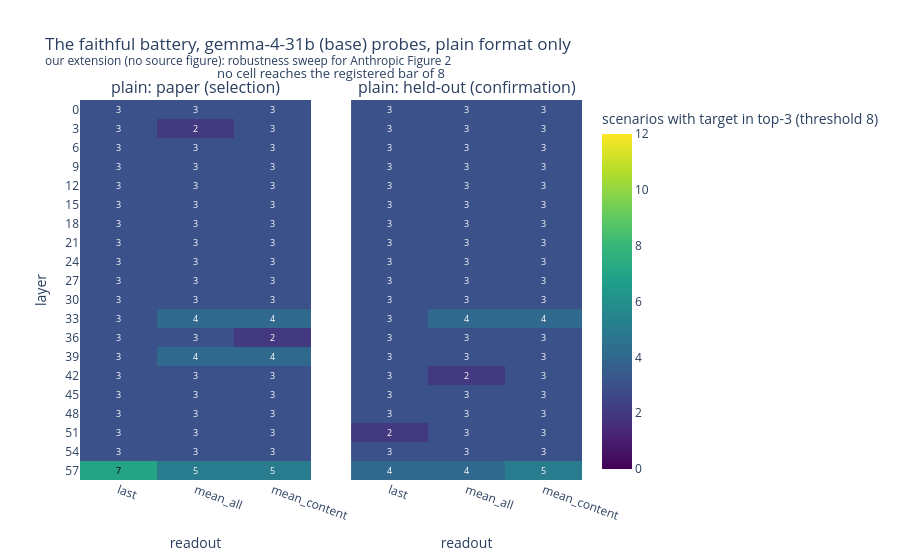

The notebook cell this image was saved under:
### Code cell
# this cell scores the base-model sweep the same way (plain format only) and draws its grid
base_bundle = np.load(ROOT / "results/emotion_vectors/emotion_means.npz", allow_pickle=True)
base_emotions = list(map(str, base_bundle["emotions"]))
base_means = base_bundle["means"].astype(np.float32)
base_sweep = np.load(ROOT / "results/probe_sweep/activations.npz", allow_pickle=True)
base_formats = list(map(str, base_sweep["formats"]))
base_prompts = [json.loads(l) for l in open(ROOT / "results/probe_sweep/prompts.jsonl")]
base_batteries = {
    k: [i for i, p in enumerate(base_prompts) if p["kind"] == k] for k in ("scenario", "heldout")
}
base_probe_idx = [base_emotions.index(t) for t in probe_order]
assert list(base_sweep["layers"]) == layers
assert base_formats == ["plain"], "base model has no chat template; plain format only"


def base_top3(kind, readout, lp):
    """Same scorer, base probes on base activations, centered on the base 171."""
    acts = base_sweep[f"plain_{readout}"].astype(np.float32)
    A = np.stack([acts[i, lp] for i in base_batteries[kind]])
    count, M = score_battery(
        base_means[base_probe_idx, lp, :],
        A,
        center_pool=base_means[:, lp, :],  # sweep convention: center on all 171
    )
    return count


base_grids = {
    kind: np.array([[base_top3(kind, r, lp) for r in READOUTS] for lp in range(len(layers))])
    for kind in ("scenario", "heldout")
}

fig = make_subplots(
    rows=1,
    cols=2,
    subplot_titles=["plain: paper (selection)", "plain: held-out (confirmation)"],
    shared_yaxes=True,
    horizontal_spacing=0.08,
)
for ki, kind in enumerate(("scenario", "heldout")):
    G = base_grids[kind]
    fig.add_trace(
        go.Heatmap(
            z=G,
            colorscale="Viridis",
            zmin=0,
            zmax=12,
            showscale=(ki == 0),
            colorbar=dict(title="scenarios with target in top-3 (threshold 8)"),
        ),
        row=1,
        col=ki + 1,
    )
    for lp in range(len(layers)):
        for rp in range(len(READOUTS)):
            v = int(G[lp, rp])
            fig.add_annotation(
                x=rp,
                y=lp,
                text=f"<b>{v}</b>" if v >= 8 else str(v),
                showarrow=False,
                font=dict(size=9, color="white" if v < 7 else "black"),
                row=1,
                col=ki + 1,
            )
    fig.update_xaxes(
        tickvals=list(range(len(READOUTS))),
        ticktext=READOUTS,
        tickangle=20,
        title_text="readout",
        row=1,
        col=ki + 1,
    )
    fig.update_yaxes(autorange="reversed", row=1, col=ki + 1)
fig.update_yaxes(
    tickvals=list(range(len(layers))),
    ticktext=[str(l) for l in layers],
    title_text="layer",
    row=1,
    col=1,
)
fig.update_layout(
    title="The faithful battery, gemma-4-31b (base) probes, plain format only<br><sup>our extension (no source figure): robustness sweep for Anthropic Figure 2</sup>",
    height=560,
    width=900,
)
fig.add_annotation(
    text="no cell reaches the registered bar of 8",
    xref="paper",
    yref="paper",
    x=0.5,
    y=1.10,
    showarrow=False,
    font=dict(size=13),
)
fig.show()

base_flat = [
    (base_grids["scenario"][lp, rp], base_grids["heldout"][lp, rp], "plain", int(layers[lp]), r)
    for lp in range(len(layers))
    for rp, r in enumerate(READOUTS)
]
base_flat.sort(reverse=True)
print("top combinations, gemma-4-31b base (paper, heldout, format, layer, readout):")
for row in base_flat[:5]:
    print(
        f"  paper {row[0]:2d}/12  heldout {row[1]:2d}/12  {row[2]:5s}  layer {row[3]:2d}  {row[4]}"
    )
best = base_flat[0]
assert (int(best[0]), int(best[1]), best[3], best[4]) == (7, 4, 57, "last"), (
    f"base sweep no longer reproduces the archived best cell (archive/04_probe_sweep): {best}"
)
print(
    "reproduction check vs archive/04_probe_sweep — "
    "best cell 7/12 paper, 4/12 heldout at layer 57, last: OK"
)
base_confirmed = [row for row in base_flat if row[0] >= 8 and row[1] >= 8]
print(
    f"\nregistered rule (gemma-4-31b base) — combinations passing BOTH batteries at >=8/12: "
    f"{base_confirmed if base_confirmed else 'NONE'}"
)

### Figure 1 — Plotly figure (JSON) as saved in the notebook; plotly's stock layout.template omitted (floating-point values rounded to 4 significant figures)
{"data": [{"colorbar": {"title": {"text": "scenarios with target in top-3 (threshold 8)"}}, "colorscale": [[0.0, "#440154"], [0.1111, "#482878"], [0.2222, "#3e4989"], [0.3333, "#31688e"], [0.4444, "#26828e"], [0.5556, "#1f9e89"], [0.6667, "#35b779"], [0.7778, "#6ece58"], [0.8889, "#b5de2b"], [1.0, "#fde725"]], "showscale": true, "type": "heatmap", "xaxis": "x", "yaxis": "y", "z": [[3, 3, 3], [3, 2, 3], [3, 3, 3], [3, 3, 3], [3, 3, 3], [3, 3, 3], [3, 3, 3], [3, 3, 3], [3, 3, 3], [3, 3, 3], [3, 3, 3], [3, 4, 4], [3, 3, 2], [3, 4, 4], [3, 3, 3], [3, 3, 3], [3, 3, 3], [3, 3, 3], [3, 3, 3], [7, 5, 5]], "zmax": 12, "zmin": 0}, {"colorbar": {"title": {"text": "scenarios with target in top-3 (threshold 8)"}}, "colorscale": [[0.0, "#440154"], [0.1111, "#482878"], [0.2222, "#3e4989"], [0.3333, "#31688e"], [0.4444, "#26828e"], [0.5556, "#1f9e89"], [0.6667, "#35b779"], [0.7778, "#6ece58"], [0.8889, "#b5de2b"], [1.0, "#fde725"]], "showscale": false, "type": "heatmap", "xaxis": "x2", "yaxis": "y2", "z": [[3, 3, 3], [3, 3, 3], [3, 3, 3], [3, 3, 3], [3, 3, 3], [3, 3, 3], [3, 3, 3], [3, 3, 3], [3, 3, 3], [3, 3, 3], [3, 3, 3], [3, 4, 4], [3, 3, 3], [3, 3, 3], [3, 2, 3], [3, 3, 3], [3, 3, 3], [2, 3, 3], [3, 3, 3], [4, 4, 5]], "zmax": 12, "zmin": 0}], "layout": {"annotations": [{"font": {"size": 16}, "showarrow": false, "text": "plain: paper (selection)", "x": 0.23, "xanchor": "center", "xref": "paper", "y": 1.0, "yanchor": "bottom", "yref": "paper"}, {"font": {"size": 16}, "showarrow": false, "text": "plain: held-out (confirmation)", "x": 0.77, "xanchor": "center", "xref": "paper", "y": 1.0, "yanchor": "bottom", "yref": "paper"}, {"font": {"color": "white", "size": 9}, "showarrow": false, "text": "3", "x": 0, "xref": "x", "y": 0, "yref": "y"}, {"font": {"color": "white", "size": 9}, "showarrow": false, "text": "3", "x": 1, "xref": "x", "y": 0, "yref": "y"}, {"font": {"color": "white", "size": 9}, "showarrow": false, "text": "3", "x": 2, "xref": "x", "y": 0, "yref": "y"}, {"font": {"color": "white", "size": 9}, "showarrow": false, "text": "3", "x": 0, "xref": "x", "y": 1, "yref": "y"}, {"font": {"color": "white", "size": 9}, "showarrow": false, "text": "2", "x": 1, "xref": "x", "y": 1, "yref": "y"}, {"font": {"color": "white", "size": 9}, "showarrow": false, "text": "3", "x": 2, "xref": "x", "y": 1, "yref": "y"}, {"font": {"color": "white", "size": 9}, "showarrow": false, "text": "3", "x": 0, "xref": "x", "y": 2, "yref": "y"}, {"font": {"color": "white", "size": 9}, "showarrow": false, "text": "3", "x": 1, "xref": "x", "y": 2, "yref": "y"}, {"font": {"color": "white", "size": 9}, "showarrow": false, "text": "3", "x": 2, "xref": "x", "y": 2, "yref": "y"}, {"font": {"color": "white", "size": 9}, "showarrow": false, "text": "3", "x": 0, "xref": "x", "y": 3, "yref": "y"}, {"font": {"color": "white", "size": 9}, "showarrow": false, "text": "3", "x": 1, "xref": "x", "y": 3, "yref": "y"}, {"font": {"color": "white", "size": 9}, "showarrow": false, "text": "3", "x": 2, "xref": "x", "y": 3, "yref": "y"}, {"font": {"color": "white", "size": 9}, "showarrow": false, "text": "3", "x": 0, "xref": "x", "y": 4, "yref": "y"}, {"font": {"color": "white", "size": 9}, "showarrow": false, "text": "3", "x": 1, "xref": "x", "y": 4, "yref": "y"}, {"font": {"color": "white", "size": 9}, "showarrow": false, "text": "3", "x": 2, "xref": "x", "y": 4, "yref": "y"}, {"font": {"color": "white", "size": 9}, "showarrow": false, "text": "3", "x": 0, "xref": "x", "y": 5, "yref": "y"}, {"font": {"color": "white", "size": 9}, "showarrow": false, "text": "3", "x": 1, "xref": "x", "y": 5, "yref": "y"}, {"font": {"color": "white", "size": 9}, "showarrow": false, "text": "3", "x": 2, "xref": "x", "y": 5, "yref": "y"}, {"font": {"color": "white", "size": 9}, "showarrow": false, "text": "3", "x": 0, "xref": "x", "y": 6, "yref": "y"}, {"font": {"color": "white", "size": 9}, "showarrow": false, "text": "3", "x": 1, "xref": "x", "y": 6, "yref": "y"}, {"font": {"color": "white", "size": 9}, "showarrow": false, "text": "3", "x": 2, "xref": "x", "y": 6, "yref": "y"}, {"font": {"color": "white", "size": 9}, "showarrow": false, "text": "3", "x": 0, "xref": "x", "y": 7, "yref": "y"}, {"font": {"color": "white", "size": 9}, "showarrow": false, "text": "3", "x": 1, "xref": "x", "y": 7, "yref": "y"}, {"font": {"color": "white", "size": 9}, "showarrow": false, "text": "3", "x": 2, "xref": "x", "y": 7, "yref": "y"}, {"font": {"color": "white", "size": 9}, "showarrow": false, "text": "3", "x": 0, "xref": "x", "y": 8, "yref": "y"}, {"font": {"color": "white", "size": 9}, "showarrow": false, "text": "3", "x": 1, "xref": "x", "y": 8, "yref": "y"}, {"font": {"color": "white", "size": 9}, "showarrow": false, "text": "3", "x": 2, "xref": "x", "y": 8, "yref": "y"}, {"font": {"color": "white", "size": 9}, "showarrow": false, "text": "3", "x": 0, "xref": "x", "y": 9, "yref": "y"}, {"font": {"color": "white", "size": 9}, "showarrow": false, "text": "3", "x": 1, "xref": "x", "y": 9, "yref": "y"}, {"font": {"color": "white", "size": 9}, "showarrow": false, "text": "3", "x": 2, "xref": "x", "y": 9, "yref": "y"}, {"font": {"color": "white", "size": 9}, "showarrow": false, "text": "3", "x": 0, "xref": "x", "y": 10, "yref": "y"}, {"font": {"color": "white", "size": 9}, "showarrow": false, "text": "3", "x": 1, "xref": "x", "y": 10, "yref": "y"}, {"font": {"color": "white", "size": 9}, "showarrow": false, "text": "3", "x": 2, "xref": "x", "y": 10, "yref": "y"}, {"font": {"color": "white", "size": 9}, "showarrow": false, "text": "3", "x": 0, "xref": "x", "y": 11, "yref": "y"}, {"font": {"color": "white", "size": 9}, "showarrow": false, "text": "4", "x": 1, "xref": "x", "y": 11, "yref": "y"}, {"font": {"color": "white", "size": 9}, "showarrow": false, "text": "4", "x": 2, "xref": "x", "y": 11, "yref": "y"}, {"font": {"color": "white", "size": 9}, "showarrow": false, "text": "3", "x": 0, "xref": "x", "y": 12, "yref": "y"}, {"font": {"color": "white", "size": 9}, "showarrow": false, "text": "3", "x": 1, "xref": "x", "y": 12, "yref": "y"}, {"font": {"color": "white", "size": 9}, "showarrow": false, "text": "2", "x": 2, "xref": "x", "y": 12, "yref": "y"}, {"font": {"color": "white", "size": 9}, "showarrow": false, "text": "3", "x": 0, "xref": "x", "y": 13, "yref": "y"}, {"font": {"color": "white", "size": 9}, "showarrow": false, "text": "4", "x": 1, "xref": "x", "y": 13, "yref": "y"}, {"font": {"color": "white", "size": 9}, "showarrow": false, "text": "4", "x": 2, "xref": "x", "y": 13, "yref": "y"}, {"font": {"color": "white", "size": 9}, "showarrow": false, "text": "3", "x": 0, "xref": "x", "y": 14, "yref": "y"}, {"font": {"color": "white", "size": 9}, "showarrow": false, "text": "3", "x": 1, "xref": "x", "y": 14, "yref": "y"}, {"font": {"color": "white", "size": 9}, "showarrow": false, "text": "3", "x": 2, "xref": "x", "y": 14, "yref": "y"}, {"font": {"color": "white", "size": 9}, "showarrow": false, "text": "3", "x": 0, "xref": "x", "y": 15, "yref": "y"}, {"font": {"color": "white", "size": 9}, "showarrow": false, "text": "3", "x": 1, "xref": "x", "y": 15, "yref": "y"}, {"font": {"color": "white", "size": 9}, "showarrow": false, "text": "3", "x": 2, "xref": "x", "y": 15, "yref": "y"}, {"font": {"color": "white", "size": 9}, "showarrow": false, "text": "3", "x": 0, "xref": "x", "y": 16, "yref": "y"}, {"font": {"color": "white", "size": 9}, "showarrow": false, "text": "3", "x": 1, "xref": "x", "y": 16, "yref": "y"}, {"font": {"color": "white", "size": 9}, "showarrow": false, "text": "3", "x": 2, "xref": "x", "y": 16, "yref": "y"}, {"font": {"color": "white", "size": 9}, "showarrow": false, "text": "3", "x": 0, "xref": "x", "y": 17, "yref": "y"}, {"font": {"color": "white", "size": 9}, "showarrow": false, "text": "3", "x": 1, "xref": "x", "y": 17, "yref": "y"}, {"font": {"color": "white", "size": 9}, "showarrow": false, "text": "3", "x": 2, "xref": "x", "y": 17, "yref": "y"}, {"font": {"color": "white", "size": 9}, "showarrow": false, "text": "3", "x": 0, "xref": "x", "y": 18, "yref": "y"}, {"font": {"color": "white", "size": 9}, "showarrow": false, "text": "3", "x": 1, "xref": "x", "y": 18, "yref": "y"}, {"font": {"color": "white", "size": 9}, "showarrow": false, "text": "3", "x": 2, "xref": "x", "y": 18, "yref": "y"}, {"font": {"color": "black", "size": 9}, "showarrow": false, "text": "7", "x": 0, "xref": "x", "y": 19, "yref": "y"}, {"font": {"color": "white", "size": 9}, "showarrow": false, "text": "5", "x": 1, "xref": "x", "y": 19, "yref": "y"}, {"font": {"color": "white", "size": 9}, "showarrow": false, "text": "5", "x": 2, "xref": "x", "y": 19, "yref": "y"}, {"font": {"color": "white", "size": 9}, "showarrow": false, "text": "3", "x": 0, "xref": "x2", "y": 0, "yref": "y2"}, {"font": {"color": "white", "size": 9}, "showarrow": false, "text": "3", "x": 1, "xref": "x2", "y": 0, "yref": "y2"}, {"font": {"color": "white", "size": 9}, "showarrow": false, "text": "3", "x": 2, "xref": "x2", "y": 0, "yref": "y2"}, {"font": {"color": "white", "size": 9}, "showarrow": false, "text": "3", "x": 0, "xref": "x2", "y": 1, "yref": "y2"}, {"font": {"color": "white", "size": 9}, "showarrow": false, "text": "3", "x": 1, "xref": "x2", "y": 1, "yref": "y2"}, {"font": {"color": "white", "size": 9}, "showarrow": false, "text": "3", "x": 2, "xref": "x2", "y": 1, "yref": "y2"}, {"font": {"color": "white", "size": 9}, "showarrow": false, "text": "3", "x": 0, "xref": "x2", "y": 2, "yref": "y2"}, {"font": {"color": "white", "size": 9}, "showarrow": false, "text": "3", "x": 1, "xref": "x2", "y": 2, "yref": "y2"}, {"font": {"color": "white", "size": 9}, "showarrow": false, "text": "3", "x": 2, "xref": "x2", "y": 2, "yref": "y2"}, {"font": {"color": "white", "size": 9}, "showarrow": false, "text": "3", "x": 0, "xref": "x2", "y": 3, "yref": "y2"}, {"font": {"color": "white", "size": 9}, "showarrow": false, "text": "3", "x": 1, "xref": "x2", "y": 3, "yref": "y2"}, {"font": {"color": "white", "size": 9}, "showarrow": false, "text": "3", "x": 2, "xref": "x2", "y": 3, "yref": "y2"}, {"font": {"color": "white", "size": 9}, "showarrow": false, "text": "3", "x": 0, "xref": "x2", "y": 4, "yref": "y2"}, {"font": {"color": "white", "size": 9}, "showarrow": false, "text": "3", "x": 1, "xref": "x2", "y": 4, "yref": "y2"}, {"font": {"color": "white", "size": 9}, "showarrow": false, "text": "3", "x": 2, "xref": "x2", "y": 4, "yref": "y2"}, {"font": {"color": "white", "size": 9}, "showarrow": false, "text": "3", "x": 0, "xref": "x2", "y": 5, "yref": "y2"}, {"font": {"color": "white", "size": 9}, "showarrow": false, "text": "3", "x": 1, "xref": "x2", "y": 5, "yref": "y2"}, {"font": {"color": "white", "size": 9}, "showarrow": false, "text": "3", "x": 2, "xref": "x2", "y": 5, "yref": "y2"}, {"font": {"color": "white", "size": 9}, "showarrow": false, "text": "3", "x": 0, "xref": "x2", "y": 6, "yref": "y2"}, {"font": {"color": "white", "size": 9}, "showarrow": false, "text": "3", "x": 1, "xref": "x2", "y": 6, "yref": "y2"}, {"font": {"color": "white", "size": 9}, "showarrow": false, "text": "3", "x": 2, "xref": "x2", "y": 6, "yref": "y2"}, {"font": {"color": "white", "size": 9}, "showarrow": false, "text": "3", "x": 0, "xref": "x2", "y": 7, "yref": "y2"}, {"font": {"color": "white", "size": 9}, "showarrow": false, "text": "3", "x": 1, "xref": "x2", "y": 7, "yref": "y2"}, {"font": {"color": "white", "size": 9}, "showarrow": false, "text": "3", "x": 2, "xref": "x2", "y": 7, "yref": "y2"}, {"font": {"color": "white", "size": 9}, "showarrow": false, "text": "3", "x": 0, "xref": "x2", "y": 8, "yref": "y2"}, {"font": {"color": "white", "size": 9}, "showarrow": false, "text": "3", "x": 1, "xref": "x2", "y": 8, "yref": "y2"}, {"font": {"color": "white", "size": 9}, "showarrow": false, "text": "3", "x": 2, "xref": "x2", "y": 8, "yref": "y2"}, {"font": {"color": "white", "size": 9}, "showarrow": false, "text": "3", "x": 0, "xref": "x2", "y": 9, "yref": "y2"}, {"font": {"color": "white", "size": 9}, "showarrow": false, "text": "3", "x": 1, "xref": "x2", "y": 9, "yref": "y2"}, {"font": {"color": "white", "size": 9}, "showarrow": false, "text": "3", "x": 2, "xref": "x2", "y": 9, "yref": "y2"}, {"font": {"color": "white", "size": 9}, "showarrow": false, "text": "3", "x": 0, "xref": "x2", "y": 10, "yref": "y2"}, {"font": {"color": "white", "size": 9}, "showarrow": false, "text": "3", "x": 1, "xref": "x2", "y": 10, "yref": "y2"}, {"font": {"color": "white", "size": 9}, "showarrow": false, "text": "3", "x": 2, "xref": "x2", "y": 10, "yref": "y2"}, {"font": {"color": "white", "size": 9}, "showarrow": false, "text": "3", "x": 0, "xref": "x2", "y": 11, "yref": "y2"}, {"font": {"color": "white", "size": 9}, "showarrow": false, "text": "4", "x": 1, "xref": "x2", "y": 11, "yref": "y2"}, {"font": {"color": "white", "size": 9}, "showarrow": false, "text": "4", "x": 2, "xref": "x2", "y": 11, "yref": "y2"}, {"font": {"color": "white", "size": 9}, "showarrow": false, "text": "3", "x": 0, "xref": "x2", "y": 12, "yref": "y2"}, {"font": {"color": "white", "size": 9}, "showarrow": false, "text": "3", "x": 1, "xref": "x2", "y": 12, "yref": "y2"}, {"font": {"color": "white", "size": 9}, "showarrow": false, "text": "3", "x": 2, "xref": "x2", "y": 12, "yref": "y2"}, {"font": {"color": "white", "size": 9}, "showarrow": false, "text": "3", "x": 0, "xref": "x2", "y": 13, "yref": "y2"}, {"font": {"color": "white", "size": 9}, "showarrow": false, "text": "3", "x": 1, "xref": "x2", "y": 13, "yref": "y2"}, {"font": {"color": "white", "size": 9}, "showarrow": false, "text": "3", "x": 2, "xref": "x2", "y": 13, "yref": "y2"}, {"font": {"color": "white", "size": 9}, "showarrow": false, "text": "3", "x": 0, "xref": "x2", "y": 14, "yref": "y2"}, {"font": {"color": "white", "size": 9}, "showarrow": false, "text": "2", "x": 1, "xref": "x2", "y": 14, "yref": "y2"}, {"font": {"color": "white", "size": 9}, "showarrow": false, "text": "3", "x": 2, "xref": "x2", "y": 14, "yref": "y2"}, {"font": {"color": "white", "size": 9}, "showarrow": false, "text": "3", "x": 0, "xref": "x2", "y": 15, "yref": "y2"}, {"font": {"color": "white", "size": 9}, "showarrow": false, "text": "3", "x": 1, "xref": "x2", "y": 15, "yref": "y2"}, {"font": {"color": "white", "size": 9}, "showarrow": false, "text": "3", "x": 2, "xref": "x2", "y": 15, "yref": "y2"}, {"font": {"color": "white", "size": 9}, "showarrow": false, "text": "3", "x": 0, "xref": "x2", "y": 16, "yref": "y2"}, {"font": {"color": "white", "size": 9}, "showarrow": false, "text": "3", "x": 1, "xref": "x2", "y": 16, "yref": "y2"}, {"font": {"color": "white", "size": 9}, "showarrow": false, "text": "3", "x": 2, "xref": "x2", "y": 16, "yref": "y2"}, {"font": {"color": "white", "size": 9}, "showarrow": false, "text": "2", "x": 0, "xref": "x2", "y": 17, "yref": "y2"}, {"font": {"color": "white", "size": 9}, "showarrow": false, "text": "3", "x": 1, "xref": "x2", "y": 17, "yref": "y2"}, {"font": {"color": "white", "size": 9}, "showarrow": false, "text": "3", "x": 2, "xref": "x2", "y": 17, "yref": "y2"}, {"font": {"color": "white", "size": 9}, "showarrow": false, "text": "3", "x": 0, "xref": "x2", "y": 18, "yref": "y2"}, {"font": {"color": "white", "size": 9}, "showarrow": false, "text": "3", "x": 1, "xref": "x2", "y": 18, "yref": "y2"}, {"font": {"color": "white", "size": 9}, "showarrow": false, "text": "3", "x": 2, "xref": "x2", "y": 18, "yref": "y2"}, {"font": {"color": "white", "size": 9}, "showarrow": false, "text": "4", "x": 0, "xref": "x2", "y": 19, "yref": "y2"}, {"font": {"color": "white", "size": 9}, "showarrow": false, "text": "4", "x": 1, "xref": "x2", "y": 19, "yref": "y2"}, {"font": {"color": "white", "size": 9}, "showarrow": false, "text": "5", "x": 2, "xref": "x2", "y": 19, "yref": "y2"}, {"font": {"size": 13}, "showarrow": false, "text": "no cell reaches the registered bar of 8", "x": 0.5, "xref": "paper", "y": 1.1, "yref": "paper"}], "height": 560, "title": {"text": "The faithful battery, gemma-4-31b (base) probes, plain format only<br><sup>our extension (no source figure): robustness sweep for Anthropic Figure 2</sup>"}, "width": 900, "xaxis": {"anchor": "y", "domain": [0.0, 0.46], "tickangle": 20, "ticktext": ["last", "mean_all", "mean_content"], "tickvals": [0, 1, 2], "title": {"text": "readout"}}, "xaxis2": {"anchor": "y2", "domain": [0.54, 1.0], "tickangle": 20, "ticktext": ["last", "mean_all", "mean_content"], "tickvals": [0, 1, 2], "title": {"text": "readout"}}, "yaxis": {"anchor": "x", "autorange": "reversed", "domain": [0.0, 1.0], "ticktext": ["0", "3", "6", "9", "12", "15", "18", "21", "24", "27", "30", "33", "36", "39", "42", "45", "48", "51", "54", "57"], "tickvals": [0, 1, 2, 3, 4, 5, 6, 7, 8, 9, 10, 11, 12, 13, 14, 15, 16, 17, 18, 19], "title": {"text": "layer"}}, "yaxis2": {"anchor": "x2", "autorange": "reversed", "domain": [0.0, 1.0], "matches": "y", "showticklabels": false}}}
